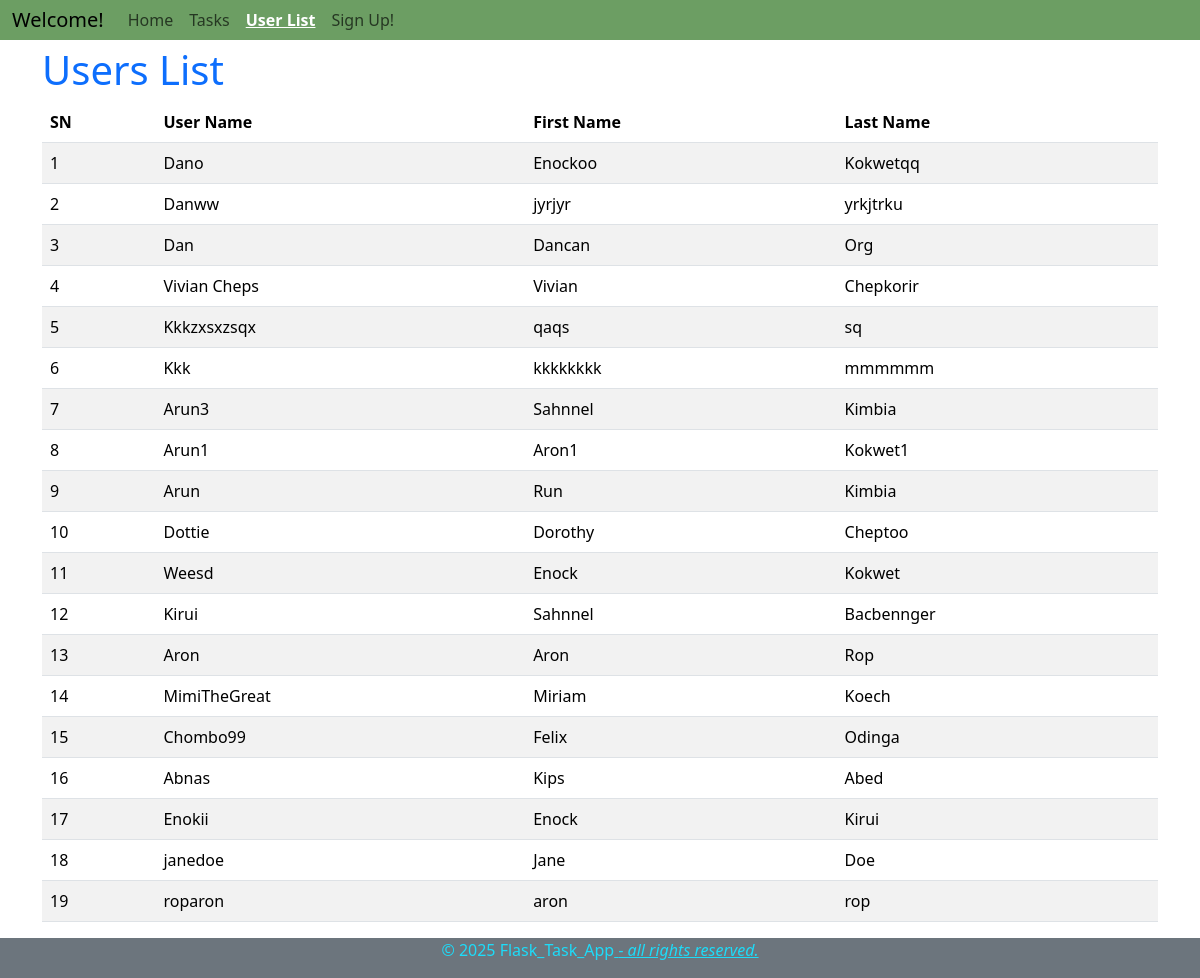
The app's page /user_list with its own data.
### app/models.py (models this page shows, shortened)
class User(db.Model):
    user_id = db.Column(db.Integer, primary_key=True)
    user_name = db.Column(db.String(50), nullable=False, unique=True)
    first_name = db.Column(db.String(50), nullable=False)
    last_name = db.Column(db.String(50), nullable=False)
    password = db.Column(db.String(50), nullable=False)
    tasks = db.relationship('Task', backref='user', lazy=True)

### app/routes.py (the view)
@app.route('/user_list', methods=['GET'])
def user_list():
    users = User.query.all()
    return render_template('user_list.html', title='User List', users=users)

### app/templates/user_list.html
{% extends "base.html" %}
{% block content %}
<div class="container mt-2">
<h1 class="text-primary">Users List</h1>
<table class="table table-striped table-lg">
    <thead>
        <tr>
            <th>SN</th>
            <th>User Name</th>
            <th>First Name</th>
            <th>Last Name</th>
        </tr>
    </thead>
    <tbody>
        {% for user in users|reverse %}
        <tr>
            <td>{{ loop.index }}</td>
            <td>{{ user.user_name }}</td>
            <td>{{ user.first_name }}</td>
            <td>{{ user.last_name }}</td>
        </tr>
        {% endfor %}
    </tbody>
</table>
</div>
{% endblock %}

### app/templates/base.html (style rules this page uses)
html, body { height: 100%; }
body { display: flex; flex-direction: column; }

### records on screen
User: user_name "Dano", first_name "Enockoo", last_name "Kokwetqq"
User: user_name "Danww", first_name "jyrjyr", last_name "yrkjtrku"
User: user_name "Dan", first_name "Dancan", last_name "Org"
User: user_name "Vivian Cheps", first_name "Vivian", last_name "Chepkorir"
User: user_name "Kkkzxsxzsqx", first_name "qaqs", last_name "sq"
User: user_name "Kkk", first_name "kkkkkkkk", last_name "mmmmmm"
User: user_name "Arun3", first_name "Sahnnel", last_name "Kimbia"
User: user_name "Arun1", first_name "Aron1", last_name "Kokwet1"
User: user_name "Arun", first_name "Run", last_name "Kimbia"
User: user_name "Dottie", first_name "Dorothy", last_name "Cheptoo"
User: user_name "Weesd", first_name "Enock", last_name "Kokwet"
User: user_name "Kirui", first_name "Sahnnel", last_name "Bacbennger"
User: user_name "Aron", first_name "Aron", last_name "Rop"
User: user_name "MimiTheGreat", first_name "Miriam", last_name "Koech"
User: user_name "Chombo99", first_name "Felix", last_name "Odinga"
User: user_name "Abnas", first_name "Kips", last_name "Abed"
User: user_name "Enokii", first_name "Enock", last_name "Kirui"
User: user_name "janedoe", first_name "Jane", last_name "Doe"
User: user_name "roparon", first_name "aron", last_name "rop"
